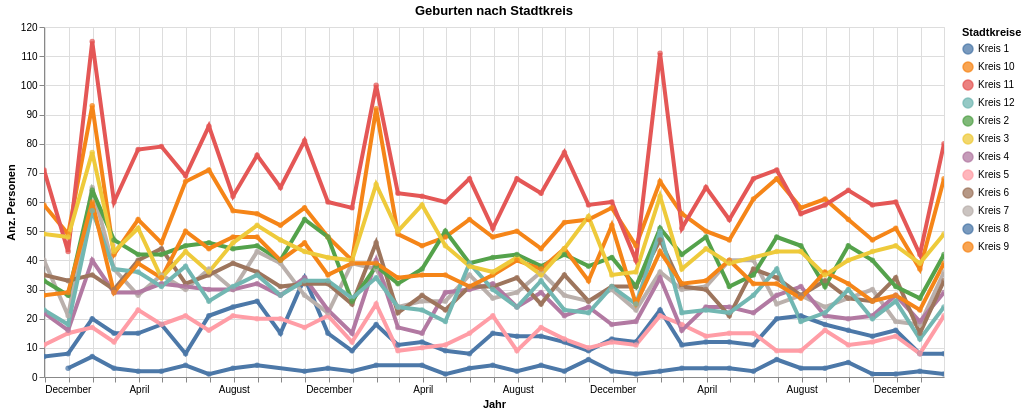

This figure's notebook cell:
### Code cell
myTitle="Geburten nach Stadtkreis"

highlight = alt.selection(type='single', on='mouseover',
                          fields=['KreisLang'], nearest=True)
#x='date:StichtagDatJahr',
base = alt.Chart(myAgg.loc["2020-11":latest_year_month].reset_index().query('sum_WBev>0'), title=myTitle).encode(
    x=alt.X('StichtagDat', axis=alt.Axis(title='Jahr'))# , axis=alt.Axis(format='%', title='percentage')
    , y=alt.X('sum_WBev', axis=alt.Axis(title='Anz. Personen'))
    , color=alt.Color('KreisLang', legend=alt.Legend(title="Stadtkreise", orient="right"))  
    ,tooltip=['StichtagDat', 'KreisLang', 'sum_WBev']    
)
points = base.mark_circle().encode(
    opacity=alt.value(0.75)
).add_selection(
    highlight
).properties(
    width=900 , height=350
)
lines = base.mark_line().encode(
    size=alt.condition(~highlight, alt.value(1.5), alt.value(4))
).interactive()

lines + points

### Figure 1 — Vega-Lite specification as saved in the notebook (floating-point values rounded to 4 significant figures; data arrays with more than 128 entries replaced by an {"elided": "..."} marker saying what was removed)
{"config": {"view": {"continuousWidth": 400, "continuousHeight": 300}}, "layer": [{"mark": "line", "encoding": {"color": {"type": "nominal", "field": "KreisLang", "legend": {"orient": "right", "title": "Stadtkreise"}}, "size": {"condition": {"value": 1.5, "selection": {"not": "selector001"}}, "value": 4}, "tooltip": [{"type": "temporal", "field": "StichtagDat"}, {"type": "nominal", "field": "KreisLang"}, {"type": "quantitative", "field": "sum_WBev"}], "x": {"type": "temporal", "axis": {"title": "Jahr"}, "field": "StichtagDat"}, "y": {"type": "quantitative", "axis": {"title": "Anz. Personen"}, "field": "sum_WBev"}}, "selection": {"selector002": {"type": "interval", "bind": "scales", "encodings": ["x", "y"]}}, "title": "Geburten nach Stadtkreis"}, {"mark": "circle", "encoding": {"color": {"type": "nominal", "field": "KreisLang", "legend": {"orient": "right", "title": "Stadtkreise"}}, "opacity": {"value": 0.75}, "tooltip": [{"type": "temporal", "field": "StichtagDat"}, {"type": "nominal", "field": "KreisLang"}, {"type": "quantitative", "field": "sum_WBev"}], "x": {"type": "temporal", "axis": {"title": "Jahr"}, "field": "StichtagDat"}, "y": {"type": "quantitative", "axis": {"title": "Anz. Personen"}, "field": "sum_WBev"}}, "height": 350, "selection": {"selector001": {"type": "single", "on": "mouseover", "fields": ["KreisLang"], "nearest": true}}, "title": "Geburten nach Stadtkreis", "width": 900}], "data": {"name": "data-764e1015d577690d22c8b3b9f17496d4"}, "$schema": "https://vega.github.io/schema/vega-lite/v4.8.1.json", "datasets": {"data-764e1015d577690d22c8b3b9f17496d4": {"elided": "465 records"}}}
